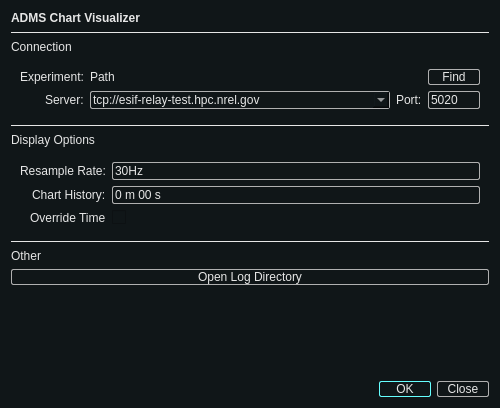
<?xml version="1.0" encoding="UTF-8"?>
<ui version="4.0">
 <class>StartupDialog</class>
 <widget class="QDialog" name="StartupDialog">
  <property name="geometry">
   <rect>
    <x>0</x>
    <y>0</y>
    <width>500</width>
    <height>408</height>
   </rect>
  </property>
  <property name="windowTitle">
   <string>Starting ADMS...</string>
  </property>
  <property name="styleSheet">
   <string notr="true">QWidget {
	background-color: rgb(16, 22, 24);
	color: rgb(230, 230, 230);
}

QPushButton {
	border: 1px solid rgb(176, 176, 176);
	border-radius: 2px;
	min-width: 50
}

QPushButton:pressed {
    background-color: rgb(102, 102, 102);
}

QPushButton:default {
    border-color: rgb(102, 255, 255); 
}

QComboBox {
	border: 1px solid rgb(176, 176, 176);
	border-radius: 2px;
	min-width: 50
}

QCheckBox {
	min-width: 50
}

QDateTimeEdit {
	border: 1px solid rgb(176, 176, 176);
	border-radius: 2px;
	min-width: 50
}

QSpinBox {
	border: 1px solid rgb(176, 176, 176);
	border-radius: 2px;
	min-width: 50
}</string>
  </property>
  <property name="modal">
   <bool>true</bool>
  </property>
  <layout class="QVBoxLayout" name="verticalLayout" stretch="0,0,0,0,0,0,0,0,0,0,0,0">
   <item>
    <widget class="QLabel" name="label">
     <property name="font">
      <font>
       <weight>75</weight>
       <bold>true</bold>
      </font>
     </property>
     <property name="text">
      <string>ADMS Chart Visualizer</string>
     </property>
    </widget>
   </item>
   <item>
    <widget class="Line" name="line">
     <property name="frameShadow">
      <enum>QFrame::Plain</enum>
     </property>
     <property name="orientation">
      <enum>Qt::Horizontal</enum>
     </property>
    </widget>
   </item>
   <item>
    <widget class="QLabel" name="label_3">
     <property name="text">
      <string>Connection</string>
     </property>
    </widget>
   </item>
   <item>
    <widget class="QWidget" name="connectionBox" native="true">
     <layout class="QFormLayout" name="formLayout">
      <property name="labelAlignment">
       <set>Qt::AlignRight|Qt::AlignTrailing|Qt::AlignVCenter</set>
      </property>
      <item row="0" column="0">
       <widget class="QLabel" name="experimentLabel">
        <property name="text">
         <string>Experiment:</string>
        </property>
       </widget>
      </item>
      <item row="0" column="1">
       <layout class="QHBoxLayout" name="horizontalLayout" stretch="1,0">
        <item>
         <widget class="QLabel" name="pathEdit">
          <property name="text">
           <string>Path</string>
          </property>
         </widget>
        </item>
        <item>
         <widget class="QPushButton" name="setPathButton">
          <property name="text">
           <string>Find</string>
          </property>
         </widget>
        </item>
       </layout>
      </item>
      <item row="1" column="0">
       <widget class="QLabel" name="serverLabel">
        <property name="text">
         <string>Server:</string>
        </property>
       </widget>
      </item>
      <item row="1" column="1">
       <layout class="QHBoxLayout" name="horizontalLayout_4" stretch="5,0,0">
        <item>
         <widget class="QComboBox" name="serverBox">
          <property name="editable">
           <bool>true</bool>
          </property>
          <item>
           <property name="text">
            <string>tcp://esif-relay-test.hpc.nrel.gov</string>
           </property>
          </item>
          <item>
           <property name="text">
            <string>tcp://esif-relay.hpc.nrel.gov</string>
           </property>
          </item>
         </widget>
        </item>
        <item>
         <widget class="QLabel" name="label_2">
          <property name="text">
           <string>Port:</string>
          </property>
         </widget>
        </item>
        <item>
         <widget class="QSpinBox" name="portBox">
          <property name="buttonSymbols">
           <enum>QAbstractSpinBox::NoButtons</enum>
          </property>
          <property name="minimum">
           <number>1024</number>
          </property>
          <property name="maximum">
           <number>9999</number>
          </property>
          <property name="value">
           <number>5020</number>
          </property>
         </widget>
        </item>
       </layout>
      </item>
     </layout>
    </widget>
   </item>
   <item>
    <widget class="Line" name="line_2">
     <property name="frameShadow">
      <enum>QFrame::Plain</enum>
     </property>
     <property name="orientation">
      <enum>Qt::Horizontal</enum>
     </property>
    </widget>
   </item>
   <item>
    <widget class="QLabel" name="label_4">
     <property name="text">
      <string>Display Options</string>
     </property>
    </widget>
   </item>
   <item>
    <widget class="QWidget" name="widget" native="true">
     <property name="sizePolicy">
      <sizepolicy hsizetype="Minimum" vsizetype="Preferred">
       <horstretch>0</horstretch>
       <verstretch>0</verstretch>
      </sizepolicy>
     </property>
     <layout class="QFormLayout" name="formLayout_2">
      <property name="labelAlignment">
       <set>Qt::AlignRight|Qt::AlignTrailing|Qt::AlignVCenter</set>
      </property>
      <item row="0" column="0">
       <widget class="QLabel" name="sampleRateLabel">
        <property name="text">
         <string>Resample Rate:</string>
        </property>
       </widget>
      </item>
      <item row="0" column="1">
       <widget class="QSpinBox" name="sampleRateSpinBox">
        <property name="buttonSymbols">
         <enum>QAbstractSpinBox::NoButtons</enum>
        </property>
        <property name="suffix">
         <string>Hz</string>
        </property>
        <property name="minimum">
         <number>1</number>
        </property>
        <property name="maximum">
         <number>60</number>
        </property>
        <property name="value">
         <number>30</number>
        </property>
       </widget>
      </item>
      <item row="2" column="0">
       <widget class="QLabel" name="historyLabel">
        <property name="text">
         <string>Chart History:</string>
        </property>
       </widget>
      </item>
      <item row="2" column="1">
       <widget class="QTimeEdit" name="historyTimeEdit">
        <property name="buttonSymbols">
         <enum>QAbstractSpinBox::NoButtons</enum>
        </property>
        <property name="currentSection">
         <enum>QDateTimeEdit::MinuteSection</enum>
        </property>
        <property name="displayFormat">
         <string>m 'm' ss 's'</string>
        </property>
       </widget>
      </item>
      <item row="3" column="0">
       <widget class="QLabel" name="overrideTimeLabel">
        <property name="text">
         <string>Override Time</string>
        </property>
       </widget>
      </item>
      <item row="3" column="1">
       <widget class="QCheckBox" name="overrideTimeCheckBox">
        <property name="toolTip">
         <string>Ignore simulation time, replacing it with a local timer.</string>
        </property>
       </widget>
      </item>
     </layout>
    </widget>
   </item>
   <item>
    <widget class="Line" name="line_3">
     <property name="frameShadow">
      <enum>QFrame::Plain</enum>
     </property>
     <property name="orientation">
      <enum>Qt::Horizontal</enum>
     </property>
    </widget>
   </item>
   <item>
    <widget class="QLabel" name="label_5">
     <property name="text">
      <string>Other</string>
     </property>
    </widget>
   </item>
   <item>
    <widget class="QPushButton" name="openLogButton">
     <property name="text">
      <string>Open Log Directory</string>
     </property>
    </widget>
   </item>
   <item>
    <spacer name="verticalSpacer">
     <property name="orientation">
      <enum>Qt::Vertical</enum>
     </property>
     <property name="sizeHint" stdset="0">
      <size>
       <width>20</width>
       <height>40</height>
      </size>
     </property>
    </spacer>
   </item>
   <item>
    <widget class="QDialogButtonBox" name="buttonBox">
     <property name="orientation">
      <enum>Qt::Horizontal</enum>
     </property>
     <property name="standardButtons">
      <set>QDialogButtonBox::Close|QDialogButtonBox::Ok</set>
     </property>
    </widget>
   </item>
  </layout>
 </widget>
 <resources/>
 <connections>
  <connection>
   <sender>buttonBox</sender>
   <signal>accepted()</signal>
   <receiver>StartupDialog</receiver>
   <slot>accept()</slot>
   <hints>
    <hint type="sourcelabel">
     <x>248</x>
     <y>254</y>
    </hint>
    <hint type="destinationlabel">
     <x>157</x>
     <y>274</y>
    </hint>
   </hints>
  </connection>
  <connection>
   <sender>buttonBox</sender>
   <signal>rejected()</signal>
   <receiver>StartupDialog</receiver>
   <slot>reject()</slot>
   <hints>
    <hint type="sourcelabel">
     <x>316</x>
     <y>260</y>
    </hint>
    <hint type="destinationlabel">
     <x>286</x>
     <y>274</y>
    </hint>
   </hints>
  </connection>
 </connections>
</ui>
